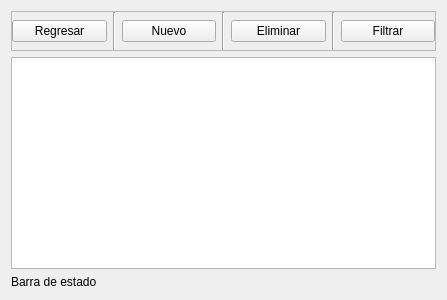
<?xml version="1.0" encoding="UTF-8"?>
<ui version="4.0">
 <class>Frame</class>
 <widget class="QFrame" name="Frame">
  <property name="geometry">
   <rect>
    <x>0</x>
    <y>0</y>
    <width>443</width>
    <height>300</height>
   </rect>
  </property>
  <property name="windowTitle">
   <string>Gestión de Productos</string>
  </property>
  <layout class="QVBoxLayout" name="verticalLayout">
   <item>
    <widget class="QFrame" name="frame">
     <property name="minimumSize">
      <size>
       <width>425</width>
       <height>40</height>
      </size>
     </property>
     <property name="maximumSize">
      <size>
       <width>16777215</width>
       <height>40</height>
      </size>
     </property>
     <property name="frameShape">
      <enum>QFrame::StyledPanel</enum>
     </property>
     <property name="frameShadow">
      <enum>QFrame::Raised</enum>
     </property>
     <layout class="QHBoxLayout" name="horizontalLayout">
      <property name="spacing">
       <number>6</number>
      </property>
      <property name="leftMargin">
       <number>0</number>
      </property>
      <property name="topMargin">
       <number>0</number>
      </property>
      <property name="rightMargin">
       <number>0</number>
      </property>
      <property name="bottomMargin">
       <number>0</number>
      </property>
      <item>
       <widget class="QPushButton" name="back_button">
        <property name="text">
         <string>Regresar</string>
        </property>
       </widget>
      </item>
      <item>
       <widget class="Line" name="line">
        <property name="orientation">
         <enum>Qt::Vertical</enum>
        </property>
       </widget>
      </item>
      <item>
       <widget class="QPushButton" name="new_button">
        <property name="text">
         <string>Nuevo</string>
        </property>
       </widget>
      </item>
      <item>
       <widget class="Line" name="line_2">
        <property name="orientation">
         <enum>Qt::Vertical</enum>
        </property>
       </widget>
      </item>
      <item>
       <widget class="QPushButton" name="delete_button">
        <property name="text">
         <string>Eliminar</string>
        </property>
       </widget>
      </item>
      <item>
       <widget class="Line" name="line_3">
        <property name="orientation">
         <enum>Qt::Vertical</enum>
        </property>
       </widget>
      </item>
      <item>
       <widget class="QPushButton" name="filter_button">
        <property name="text">
         <string>Filtrar</string>
        </property>
       </widget>
      </item>
     </layout>
    </widget>
   </item>
   <item>
    <widget class="QTableWidget" name="product_table"/>
   </item>
   <item>
    <widget class="QLabel" name="state_bar_label">
     <property name="text">
      <string>Barra de estado</string>
     </property>
    </widget>
   </item>
  </layout>
 </widget>
 <resources/>
 <connections/>
</ui>
